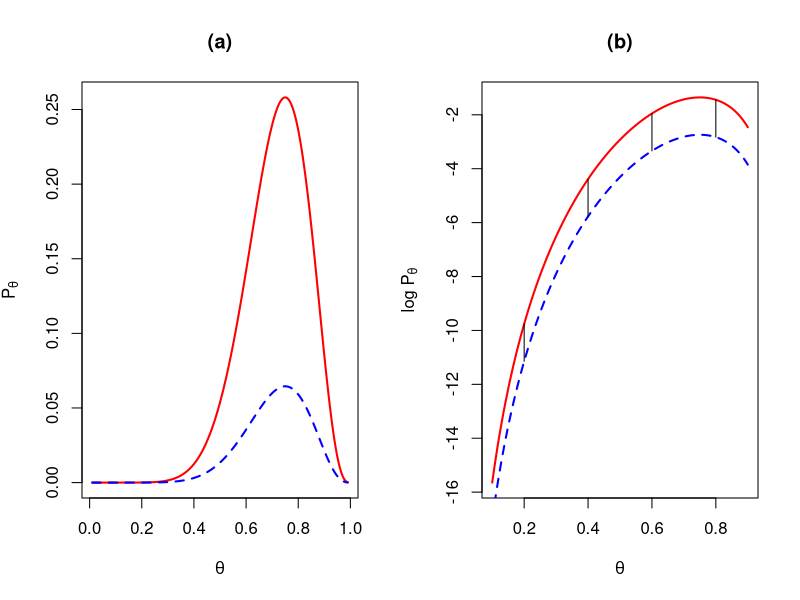
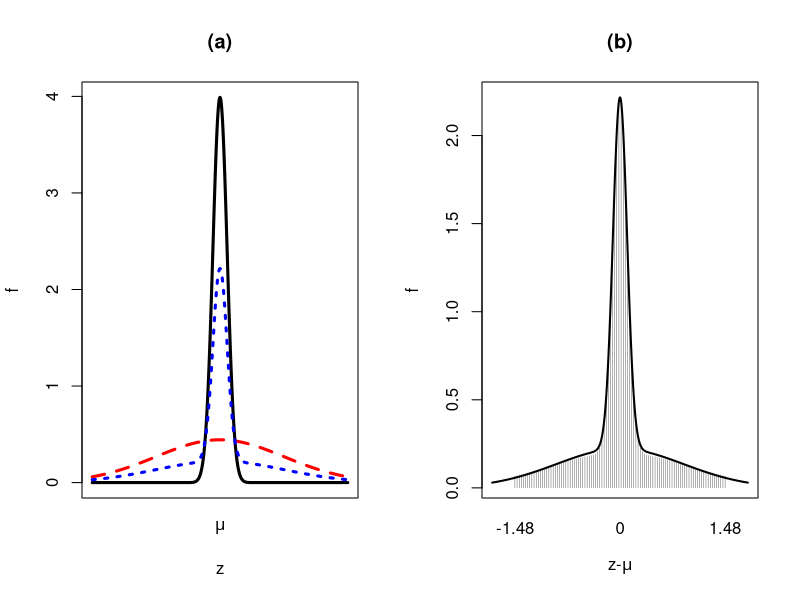
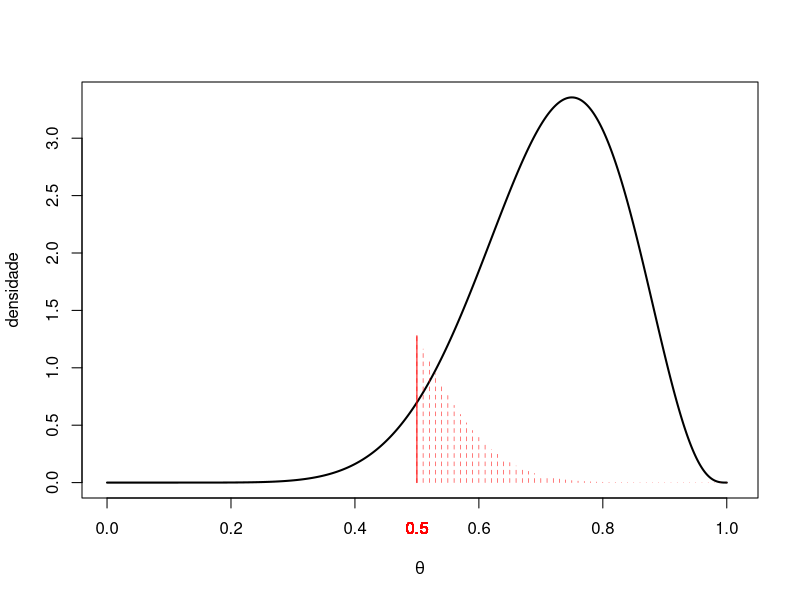

Generate these figures, in order, with R:
# Exemplo 1: Dados: S S S F S F S S S S S F
x<-9
n<-12
k<-3
theta.0<-0.5
# Inferencia Classica, delineamento (parada) binomial
dbinom(0:n,n,theta.0) # probabilidades sob H_0
sum(dbinom(x:n,n,theta.0)) # p-valor
# Infer?ncia Classica, delineamento (parada) binomial negativo
dnbinom(0:(2*x),k,theta.0) # probabilidades sob H_0
1-sum(dnbinom(0:(x-1),k,theta.0)) # p-valor
# Fig. 1 (duas verossimilhan¸cas para exemplo do PV)
par(mfrow=c(1,2))
theta<-seq(from=0.01,to=0.99,length=1000)

plot(theta,220*theta^9*(1-theta)^3,type='l',col='red',
     xlab=expression(theta),ylab=expression(P[theta]),lty=1,lwd=2)
lines(theta,55*theta^9*(1-theta)^3,col='blue',lty=2,lwd=2)
title(main='(a)')

theta<-seq(from=0.1,to=0.9,length=1000)
plot(theta,log(220)+9*log(theta)+3*log(1-theta),type='l',col='red',
     xlab=expression(theta),ylab=expression(paste('log',' ',P[theta])),lty=1,lwd=2)
lines(theta,log(55)+9*log(theta)+3*log(1-theta),col='blue',
      ylim=c(log(55)+9*log(0.1)+3*log(0.9),log(220)+9*log(0.9)+3*log(0.1)),lty=2,lwd=2)
title(main='(b)')

te<-c(0.2,0.4,0.6,0.8)
for(t in te){
  y.l<-log(55)+9*log(t)+3*log(1-t)
  lines(c(t,t),c(y.l,log(220)+y.l-log(55)))
}
# Exemplo 2 (PC, misturas)
sigma.a<-0.1
sigma.b<-0.9
nivel<-0.95
z.nivel<-qnorm((1+nivel)/2)
x<-3.7
x-z.nivel*sigma.a;x+z.nivel*sigma.a # IC, Resposta 2.1
# Calculo dos percentis da mistura
F.mistura<-function(z){0.5*pnorm(z,0,sigma.a)+0.5*pnorm(z,0,sigma.b)-(1+nivel)/2}
mist.upper<-uniroot(f=F.mistura,interval=c(0,3))$root
F.mistura<-function(z){0.5*pnorm(z,0,sigma.a)+0.5*pnorm(z,0,sigma.b)-(1-nivel)/2}
mist.lower<-uniroot(f=F.mistura,interval=c(-3,0))$root
mist.lower;mist.upper
# Fig. 2 (mistura de va's para o PC)
par(mfrow=c(1,2))
mu<-3
z<-seq(from=-1.8,to=1.8,length=10000)
z<-mu+z
f.a<-dnorm(z,mu,sigma.a)
f.b<-dnorm(z,mu,sigma.b)
f.mist<-0.5*f.a+0.5*f.b
matplot(z,cbind(f.a,f.b,f.mist),type='l',
        ylab='f',xlab='z',xaxt='n',lwd=3,col=c('black','red','blue'))
mtext(expression(mu),side=1,line=1,at=mu)
title(main='(a)')
z<-mu-z
plot(z,f.mist,type='l',ylab='f',xlab=expression(paste('z','-',mu)),xaxt='n',lwd=2)
mtext('0',side=1,at=0,line=1)
title(main='(b)')
mtext(as.character(round(mist.lower,3)),side=1,line=1,at=mist.lower)
mtext(as.character(round(mist.upper,3)),side=1,line=1,at=mist.upper)
z.dots<-seq(from=mist.lower,to=mist.upper,length=100)
for(z in z.dots){
  lines(c(z,z),c(0,0.5*dnorm(z,0,0.1)+0.5*dnorm(z,0,1)),lty=1,lwd=0.3)
}
# Exemplo 1: inferencia sob probabilidade inversa
alfa<-x+1
beta<-n-x+1
1/beta(alfa,beta) # calculo do reciproco da integral do denominador
1-pbeta(theta.0,alfa,beta) # probabilidade da hip´otese alternativa
pbeta(theta.0,alfa,beta) # probabilidade da hip´otese nula
(1-pbeta(theta.0,alfa,beta))/pbeta(theta.0,alfa,beta) # chances relativas
qbeta(0.025,alfa,beta); qbeta(0.975,alfa,beta) # intervalo de credibilidade para theta, 95%
alfa/(alfa + beta) # m´edia da distribui¸c~ao
qbeta(0.5,alfa,beta) # mediana
# Fig. 3 (dist. Beta(10,4)
par(mfrow=c(1,1))
theta<-seq(from=0,to=1,length=1000)
plot(theta,dbeta(theta,10,4),type='l',xlim=c(0,1.01),lwd=2,
     xlab=expression(theta),ylab='densidade')
lines(c(theta.0,theta.0),c(0,dbeta(theta.0,alfa,beta)),lwd=1,col='red')
for(t in seq(theta.0,1,0.01)) {
  lines(c(t,t),c(0,dbeta(t,alfa,beta)),lty=2,col='red',lwd=0.5)
  mtext(as.character(theta.0),at=theta.0,side=1,line=1,col='red')
}
